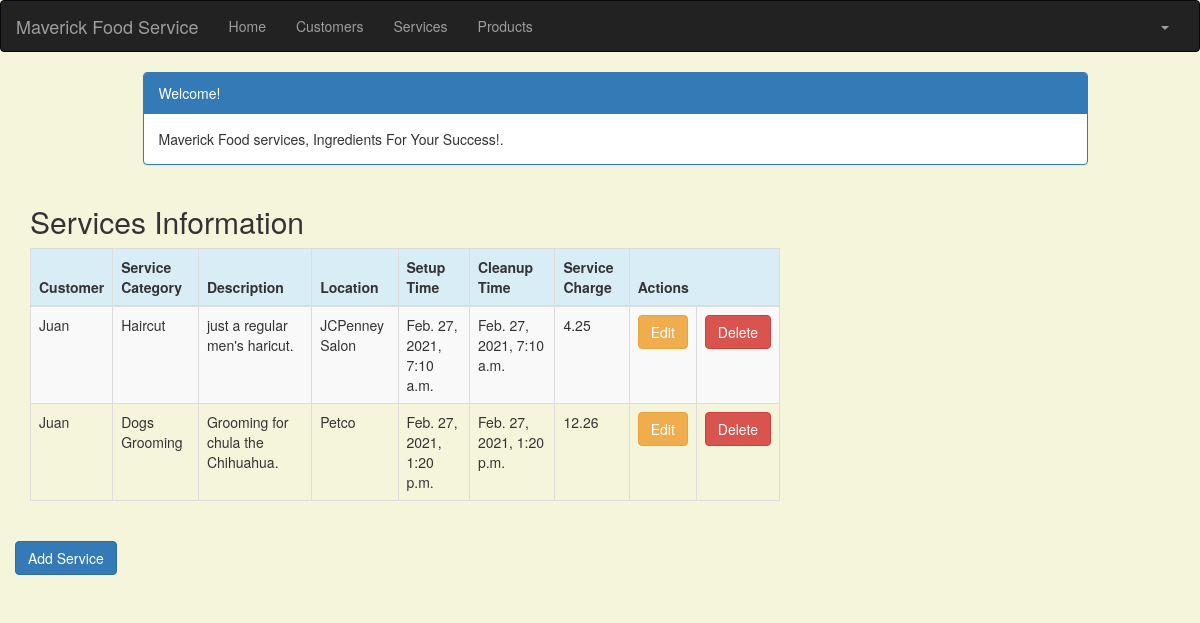
Screenshot of /service_list (signed in) with the database file from the repository.
### crm/models.py (models this page shows, shortened)
class Service(models.Model):
    cust_name = models.ForeignKey(Customer, on_delete=models.CASCADE, related_name='services')
    service_category = models.CharField(max_length=100)
    description = models.TextField()
    location = models.CharField(max_length=200)
    setup_time = models.DateTimeField(
        default=timezone.now
    )
    cleanup_time = models.DateTimeField(
        default=timezone.now
    )
    service_charge = models.DecimalField(max_digits=10, decimal_places=2)
    created_date = models.DateTimeField(
        default=timezone.now
    )
    updated_date = models.DateTimeField(auto_now_add=True)

class Customer(models.Model):
    cust_name = models.CharField(max_length=50)
    organization = models.CharField(max_length=100, blank=True)
    role = models.CharField(max_length=100)
    email = models.EmailField(max_length=100)
    bldgroom = models.CharField(max_length=100)
    address = models.CharField(max_length=200)
    account_number = models.IntegerField(blank=False, null=False)
    city = models.CharField(max_length=50)
    state = models.CharField(max_length=50)
    zipcode = models.CharField(max_length=10)
    phone_number = models.CharField(max_length=50)
    created_date = models.DateTimeField(
        default=timezone.now
    )
    updated_date = models.DateTimeField(auto_now=True)
    def __str__(self):
        return str(self.cust_name)

### crm/views.py (the view)
# urls.py: path('service_list', views.service_list, name='service_list'),
@login_required
def service_list(request):
    services = Service.objects.filter(created_date__lte=timezone.now())
    return render(request, 'crm/service_list.html', {'services': services})

### crm/templates/crm/service_list.html (shortened to what this page needs)
<!DOCTYPE html>
{% extends 'crm/base.html' %}
{% block content %}
    <head>
        <link rel="stylesheet" href="https://maxcdn.bootstrapcdn.com/bootstrap/3.3.4/css/bootstrap.min.css">
    </head>
    <body>
    <div class="container">
        <div class="row">
            <div class="col-md-10 col-md-offset-1">
                <div class="panel panel-primary">
                    <div class="panel-heading">Welcome!</div>
                    <div class="panel-body">
                        Maverick Food services, Ingredients For Your Success!.
                </div>
                </div>
            </div>
        </div>
    </div>
    <div class="row">
        <h2 style="padding-left: 15Px">Services Information</h2>
    </div>
    <div>
        <table class="table table-striped table-bordered table-hover">
            <thead>
            <tr class="bg-info">
                <th>Customer</th>
                <th>Service Category</th>
                <th>Description</th>
                <th>Location</th>
                <th>Setup Time</th>
                <th>Cleanup Time</th>
                <th>Service Charge</th>
                <th colspan="3">Actions</th>
            </tr>
            </thead>
            <tbody>
            {% for service in services %}
                <tr>
                    <td>{{ service.cust_name }}</td>
                    <td>{{ service.service_category }}</td>
                    <td>{{ service.description }}</td>
                    <td>{{ service.location }}</td>
                    <td>{{ service.setup_time }}</td>
                    <td>{{ service.cleanup_time }}</td>
                    <td>{{ service.service_charge }}</td>
                    <td><a href="{% url 'crm:service_edit' pk=service.pk %}"
                           class="btn btn-warning">Edit</a></td>
                    <td><a href="{% url 'crm:service_delete' pk=service.pk %}"
                           onclick="return confirm('Are you sure you want to delete?')"
                           class="btn btn-danger">Delete</a>
                    </td>
                </tr>
            {% endfor %}
            </tbody>
        </table>
    </div>
         <div class="row">
         <a href="{% url 'crm:service_new' %}" class="row"><span
                    class="btn btn-primary">Add Service</span></a>
     </div>
    </body>
{% endblock %}

### crm/templates/crm/service_list.html (style rules this page uses)
body { background-color: beige; }

### rows the page displays
Service: cust_name "Juan", service_category "Haircut", description "just a regular men's haricut.", location "JCPenney Salon", setup_time "Feb. 27, 2021, 7:10 a.m.", cleanup_time "Feb. 27, 2021, 7:10 a.m.", service_charge "4.25"
Service: cust_name "Juan", service_category "Dogs Grooming", description "Grooming for chula the Chihuahua.", location "Petco", setup_time "Feb. 27, 2021, 1:20 p.m.", cleanup_time "Feb. 27, 2021, 1:20 p.m.", service_charge "12.26"
